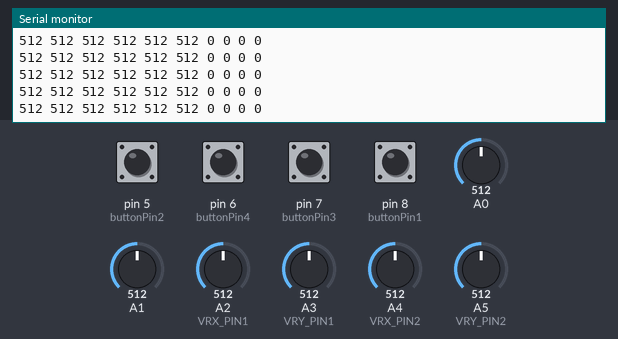
Bench run of a sketch on a simulated Arduino Uno, built with avr-gcc and run on an emulated ATmega328P. Parts: the last lines printed to the serial monitor. Inputs (shaded band) come from the test bench; at power-on: pin 5 (buttonPin2), pin 6 (buttonPin4), pin 7 (buttonPin3), pin 8 (buttonPin1) HIGH, A2 (VRX_PIN1) = 512, A0 = 512, A1 = 512, A3 (VRY_PIN1) = 512, A4 (VRX_PIN2) = 512, A5 (VRY_PIN2) = 512.

Above: at 10.2 s.
10.3 s: A2 (VRX_PIN1) set to 105
At 10.36 s:
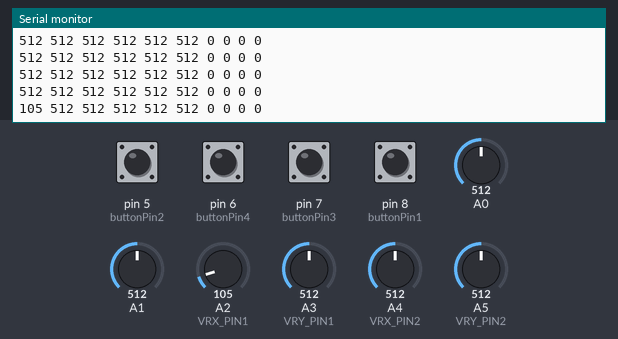
13.3 s: A2 (VRX_PIN1) set to 95
At 13.32 s:
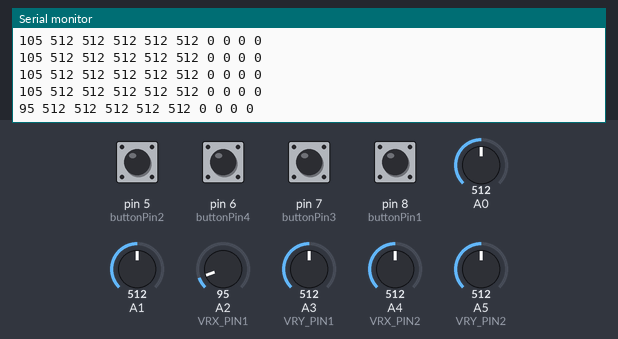
Timing chart, 0 to 16.3 s (numbered marks = the images above; inputs shaded):
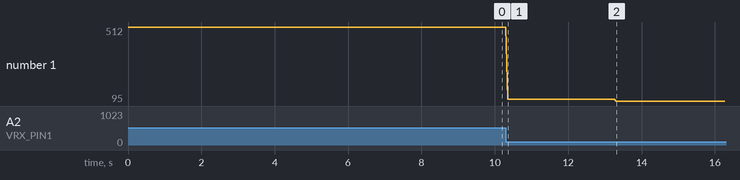

Measured:
- after the input at 10.3 s, the serial monitor: prints a new line after 0.05 s (image 1)
- after the input at 13.3 s, the serial monitor: prints a new line at once (image 2)
- plotted number 1: 512 → 105 after the input at 10.3 s, 105 → 95 after the input at 13.3 s

The sketch:

milestone3_TI_copy.ino
```cpp
#define VRX_PIN1 A2  // Analog pin connected to VRX1 pin
#define VRY_PIN1 A3  // Analog pin connected to VRY1 pin
#define VRX_PIN2 A4  // Analog pin connected to VRX2 pin
#define VRY_PIN2 A5  // Analog pin connected to VRY2 pin

//joystick setups
int x1Value = 0;  // To store value of the X1 axis
int y1Value = 0;  // To store value of the Y1 axis
int x2Value = 0;  // To store value of the X2 axis
int y2Value = 0;  // To store value of the Y2 axis

//button setups
const int buttonPin1 = 8;  // Pin connected to button 1
const int buttonPin2 = 5;  // Pin connected to button 2
const int buttonPin3 = 7;  // Pin connected to button 3
const int buttonPin4 = 6;  // Pin connected to button 4

int ButtonState1 = HIGH;  // Variable to store the previous state of button 1
int ButtonState2 = HIGH;  // Variable to store the previous state of button 2
int ButtonState3 = HIGH;  // Variable to store the previous state of button 3
int ButtonState4 = HIGH;  // Variable to store the previous state of button 4

int lastButtonState1 = HIGH;  // Variable to store the previous state of button 1
int lastButtonState2 = HIGH;  // Variable to store the previous state of button 2
int lastButtonState3 = HIGH;  // Variable to store the previous state of button 3
int lastButtonState4 = HIGH;  // Variable to store the previous state of button 4

int value1 = 0;
int value2 = 0;
int value3 = 0;
int value4 = 0;


void setup() {
  Serial.begin(9600);  //reading the present state of the button */
  //analog INPUTS
  pinMode(A0, INPUT);
  pinMode(A1, INPUT);
  pinMode(A2, INPUT);
  pinMode(A3, INPUT);
  pinMode(A4, INPUT);
  pinMode(A5, INPUT);

  // Set buttons pins as input with internal pull-up resistor
  pinMode(buttonPin1, INPUT_PULLUP);
  pinMode(buttonPin2, INPUT_PULLUP);
  pinMode(buttonPin3, INPUT_PULLUP);
  pinMode(buttonPin4, INPUT_PULLUP);
}

void loop() {
  // read analog X1 and Y1 analog values
  x1Value = analogRead(VRX_PIN1);
  y1Value = analogRead(VRY_PIN1);
  // read analog X2 and Y2 analog values
  x2Value = analogRead(VRX_PIN2);
  y2Value = analogRead(VRY_PIN2);


  // print data to Serial Monitor on Arduino IDE
  Serial.print(x1Value);
  //Spacing to defferientiate data
  Serial.print(" ");
  //y1stick value
  Serial.print(y1Value);
  //Spacing to defferientiate data
  Serial.print(" ");
  //x2stick value
  Serial.print(x2Value);
  //Spacing to defferientiate data
  Serial.print(" ");
  //y2stick value
  Serial.print(y2Value);
  //Spacing to defferientiate data
  Serial.print(" ");
  //pontentionmeter1 value
  Serial.print(analogRead(A0));
  //Spacing to defferientiate data
  Serial.print(" ");
  //pontentionmeter2 value
  Serial.print(analogRead(A1));
  //Spacing to defferientiate data
  Serial.print(" ");

  delay(50);

  int buttonState1 = digitalRead(buttonPin1);  // Read the state of button 1
  int buttonState2 = digitalRead(buttonPin2);  // Read the state of button 2
  int buttonState3 = digitalRead(buttonPin3);  // Read the state of button 3
  int buttonState4 = digitalRead(buttonPin4);  // Read the state of button 4

  if (buttonState1 != lastButtonState1) {
    if (buttonState1 == LOW) {
      value1 = 1 - value1;  // Toggle the value between 0 and 1 when the button is pressed
    }
    delay(200);  // Debounce delay
  }
  lastButtonState1 = buttonState1;
  Serial.print(value1);

  //Spacing to defferientiate data
  Serial.print(" ");

  if (buttonState2 != lastButtonState2) {
    if (buttonState2 == LOW) {
      value2 = 1 - value2;  // Toggle the value between 0 and 1 when the button is pressed
    }
    delay(200);  // Debounce delay
  }

  lastButtonState2 = buttonState2;
  Serial.print(value2);

  //Spacing to defferientiate data
  Serial.print(" ");

  if (buttonState3 != lastButtonState3) {
    if (buttonState3 == LOW) {
      value3 = 1 - value3;  // Toggle the value between 0 and 1 when the button is pressed
    }
    delay(200);  // Debounce delay
  }

  lastButtonState3 = buttonState3;
  Serial.print(value3);

  //Spacing to defferientiate data
  Serial.print(" ");

  if (buttonState4 != lastButtonState4) {
    if (buttonState4 == LOW) {
      value4 = 1 - value4;  // Toggle the value between 0 and 1 when the button is pressed
    }
    delay(200);  // Debounce delay
  }

  lastButtonState4 = buttonState4;
  Serial.println(value4);
}
```
